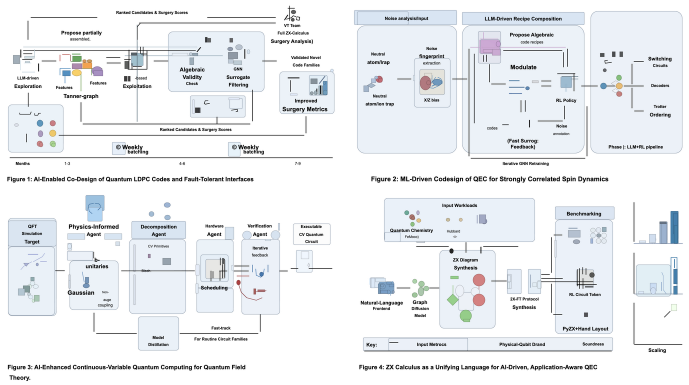
#> input picture ccb_pipeline_improved_b.drawio.png, 1378 x 770 px (shown at 1/2 size)
$ python -i png_to_drawio.py   (imports and definitions only)   (older library calls are emulated)
#> lines starting #> are read from the running program, lines starting #| are printed output that depends on the picture; after the words box and inside, x2 and y2 are one past the last pixel; in counts of white or black regions, pixels touching at a corner belong together
"""Direct PNG/JPG -> drawio primitive converter.

This is intentionally independent of the PNG->SVG vectorizer.  It can create a
drawio file in either legacy overlay mode or strict pure-native mode:

  - legacy overlay mode: a locked source-image backing layer plus editable
    primitive layers;
  - pure-native mode: no source image, no raster icon crops, no foreground
    tiles, and no embedded images/base64/stencils; only draw.io-native text,
    rectangles, simple shapes, and edges are emitted;
  - a JSON primitive ledger so later passes can reason over boxes/points.

Use --pure-native for the non-cheating png->drawio framework path.
"""
from __future__ import annotations

import argparse
import base64
import io
import json
import math
import os
import re
from pathlib import Path

import cv2
import numpy as np
from PIL import Image


# [6 lines left out: function _xml_escape, not called in this run]


def _rgb_to_hex(rgb) -> str:
    r, g, b = [int(max(0, min(255, round(v)))) for v in rgb]
    return f'#{r:02x}{g:02x}{b:02x}'


# [8 lines left out: function _hex_to_rgb, not called in this run]


def _darken_hex(rgb, factor: float = 0.72) -> str:
    return _rgb_to_hex([float(v) * factor for v in rgb])


# [184 lines left out: functions _png_svg_image_style, _transparent_foreground_crop, _emit_image_cell, _emit_canvas_anchor_cell, _emit_rect_cell, _emit_native_shape_cell and 3 more, not called in this run]


def _emit_crop_cell(cid: int, crop: dict, parent: str = '5') -> str:
    return _emit_image_cell(cid, crop['image'], crop['bbox'], parent=parent,
                            locked=False)


def _bbox_iou(a, b) -> float:
    ax0, ay0, ax1, ay1 = a
    bx0, by0, bx1, by1 = b
    ix0 = max(ax0, bx0)
    iy0 = max(ay0, by0)
    ix1 = min(ax1, bx1)
    iy1 = min(ay1, by1)
    if ix1 <= ix0 or iy1 <= iy0:
        return 0.0
    inter = (ix1 - ix0) * (iy1 - iy0)
    aa = (ax1 - ax0) * (ay1 - ay0)
    ba = (bx1 - bx0) * (by1 - by0)
    return inter / max(1.0, aa + ba - inter)


# [413 lines left out: functions _bbox_overlap_fraction, _bbox_intersection_area, _path_bbox, _path_length, _rdp_path, _detect_ocr_text_single and 7 more, not called in this run]


def detect_border_rectangles(rgb: np.ndarray,
                             max_area_ratio: float = 0.14) -> list[dict]:
    """Detect rectangular containers from their border geometry.

    This complements fill-color detection. Scientific diagrams often use very
    pale panel fills whose chroma is close to the page background, so relying
    only on filled masks misses large rounded containers.
    """
#> called with max_area_ratio = 0.14
    h, w = rgb.shape[:2]
#> h = 770; w = 1378
    gray = cv2.cvtColor(rgb, cv2.COLOR_RGB2GRAY)
    edges = cv2.Canny(gray, 42, 135)
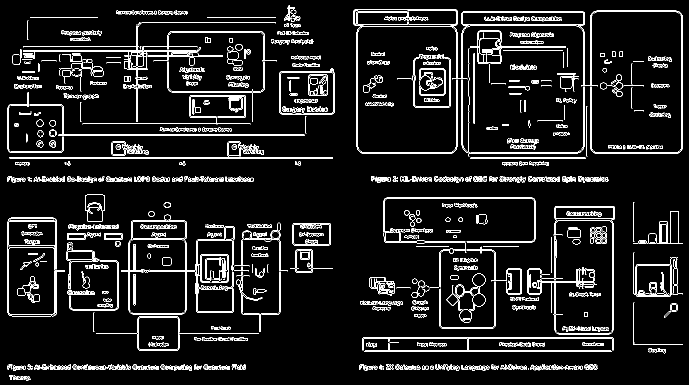
#> edges: shape (770, 1378) (shown at 1/2 size); 6.9% white in thin lines or dots
    edges = cv2.dilate(
        edges, cv2.getStructuringElement(cv2.MORPH_RECT, (2, 2)),
        iterations=1)
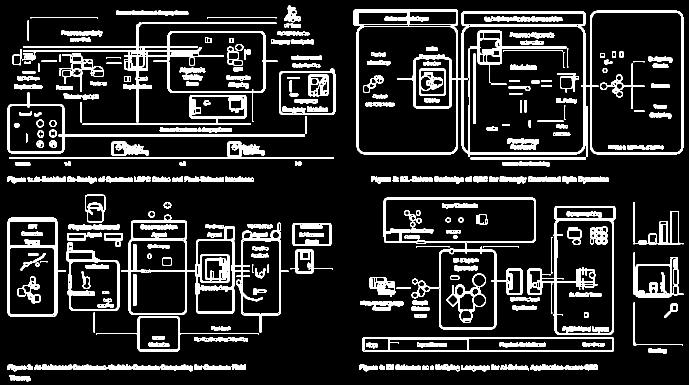
#> edges: shape (770, 1378) (shown at 1/2 size); 14.5% white; 308 white regions (3 under 20 px), largest, box (x1, y1, x2, y2) and area: (707, 19, 1367, 314) 16955, (242, 429, 577, 665) 11131, (44, 45, 555, 245) 8584
    edges = cv2.morphologyEx(
        edges, cv2.MORPH_CLOSE,
        cv2.getStructuringElement(cv2.MORPH_RECT, (5, 5)),
        iterations=1)
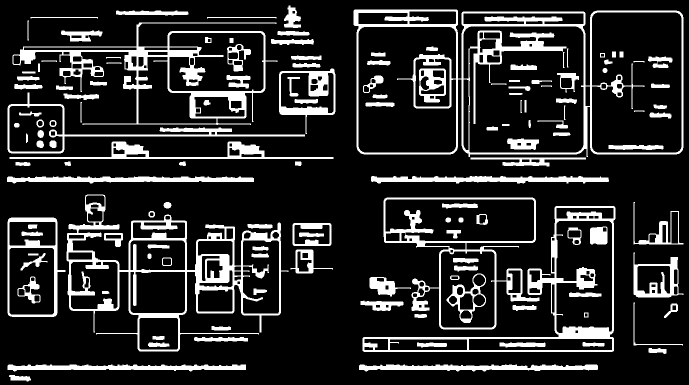
#> edges: shape (770, 1378) (shown at 1/2 size); 16.5% white; 142 white regions
    contours, _ = cv2.findContours(edges, cv2.RETR_TREE, cv2.CHAIN_APPROX_SIMPLE)
#> contours = 332 contours; largest, box (x1, y1, x2, y2) and area: (707, 19, 1367, 314) 182471, (133, 389, 577, 703) 69511, (926, 52, 1168, 306) 52915, (25, 45, 555, 250) 50336, (767, 395, 1079, 659) 49898

    rects = []
    for cnt in contours:
        x, y, bw, bh = cv2.boundingRect(cnt)
        area = bw * bh
        if bw < 24 or bh < 18 or area < 500:
            continue
        if area > max_area_ratio * w * h:
            continue
        ratio = bw / max(1.0, bh)
        if ratio < 0.22 or ratio > 7.0:
            continue
        perim = cv2.arcLength(cnt, True)
        if perim <= 0:
            continue
        approx = cv2.approxPolyDP(cnt, 0.025 * perim, True)
        if len(approx) > 18:
            continue
        contour_area = cv2.contourArea(cnt)
        rectangularity = contour_area / max(1.0, float(area))
        if rectangularity < 0.58:
            continue
        roi_edges = edges[y:y + bh, x:x + bw] > 0
        band = max(2, min(4, int(round(min(bw, bh) * 0.08))))
        perimeter_samples = np.concatenate([
            roi_edges[:band, :].reshape(-1),
            roi_edges[max(0, bh - band):, :].reshape(-1),
            roi_edges[:, :band].reshape(-1),
            roi_edges[:, max(0, bw - band):].reshape(-1),
        ])
        perimeter_coverage = float(perimeter_samples.mean()) if len(perimeter_samples) else 0.0
        if perimeter_coverage < 0.10:
            continue
        roi = rgb[y:y + bh, x:x + bw].astype(np.float32)
        if roi.size == 0:
            continue
        inset = max(2, min(8, int(min(bw, bh) * 0.08)))
        inner = roi[inset:max(inset + 1, bh - inset),
                    inset:max(inset + 1, bw - inset)]
        if inner.size == 0:
            inner = roi
        luma = (0.299 * inner[:, :, 0] + 0.587 * inner[:, :, 1] +
                0.114 * inner[:, :, 2])
        chroma = inner.max(axis=2) - inner.min(axis=2)
        fill_pixels = inner[(luma > 145) & (chroma < 95)]
        if len(fill_pixels) < max(25, 0.12 * inner.shape[0] * inner.shape[1]):
            continue
        fill = _rgb_to_hex(np.median(fill_pixels, axis=0))
        rects.append({
            'kind': 'rect',
            'bbox': (float(x), float(y), float(x + bw), float(y + bh)),
            'fill': fill,
            'stroke': '#8f9cac',
            'area': float(area),
            'source': 'border',
            'perimeter_coverage': perimeter_coverage,
        })
#> this loop made 332 passes
#> (x, y, bw, bh, area) on passes 1 to 3: (18, 750, 44, 13, 572), (718, 729, 478, 14, 6692), (15, 729, 477, 14, 6678)
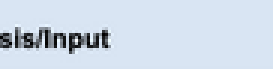
#> inner: shape (23, 91, 3) float32 (shown 3 times larger); mean R, G, B 205.6, 217, 230.2
#> after the loop, rects = 47 items

    rects.sort(key=lambda r: r['area'], reverse=True)
    deduped = []
    for rect in rects:
        if any(_bbox_iou(rect['bbox'], old['bbox']) > 0.82 for old in deduped):
            continue
        deduped.append(rect)
#> this loop made 47 passes
    return deduped


# [1712 lines left out: functions merge_rectangles, filter_fill_rectangles, filter_border_rectangles, _erase_bboxes, _bbox_touches_text, _endpoint_arrow_score and 23 more, not called in this run]


# [2 lines not run here, left out]

>>> import cv2
>>> picture = cv2.cvtColor(cv2.imread('ccb_pipeline_improved_b.drawio.png'), cv2.COLOR_BGR2RGB)
>>> result = detect_border_rectangles(picture)
